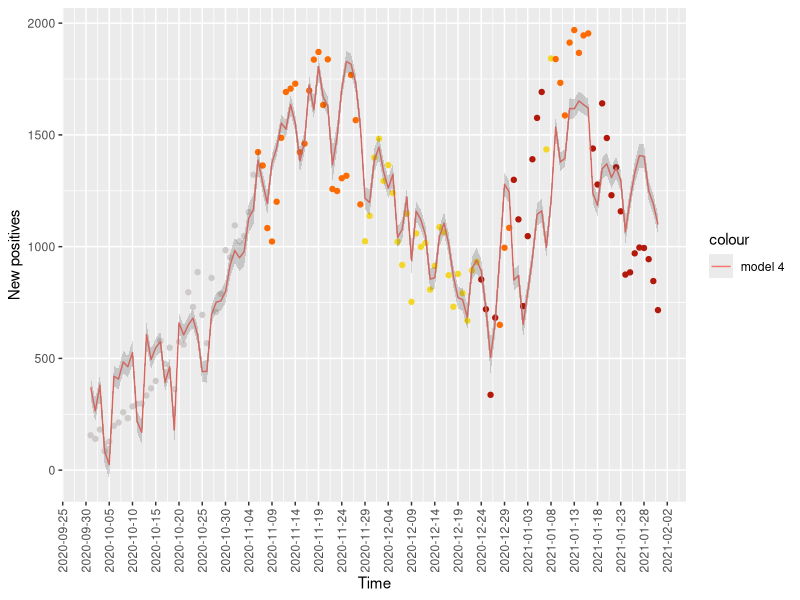
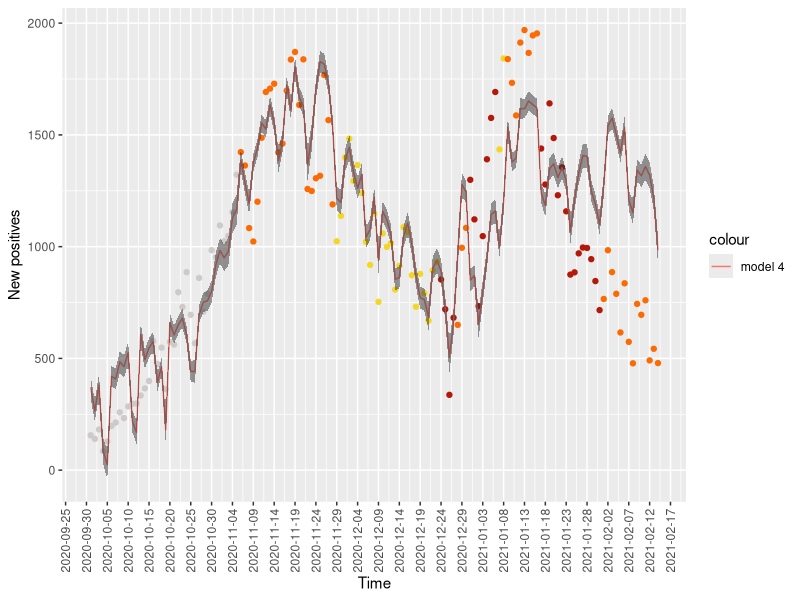
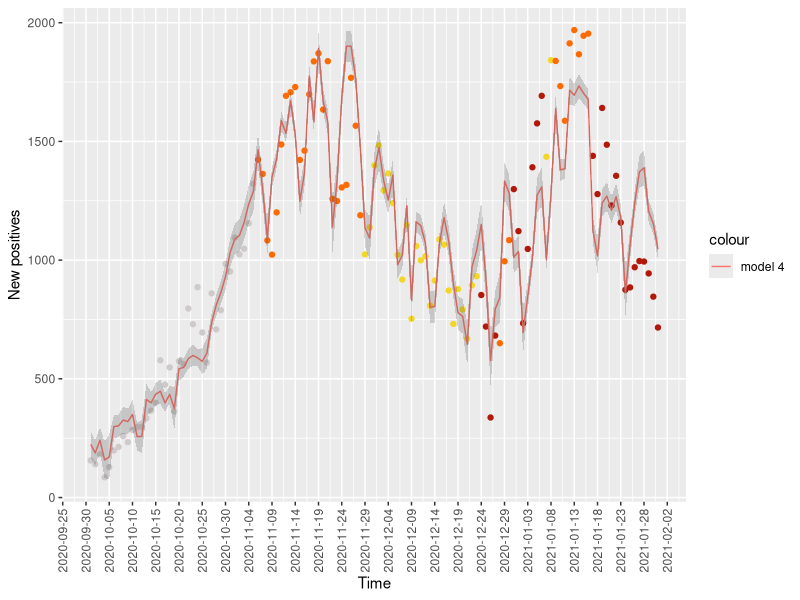
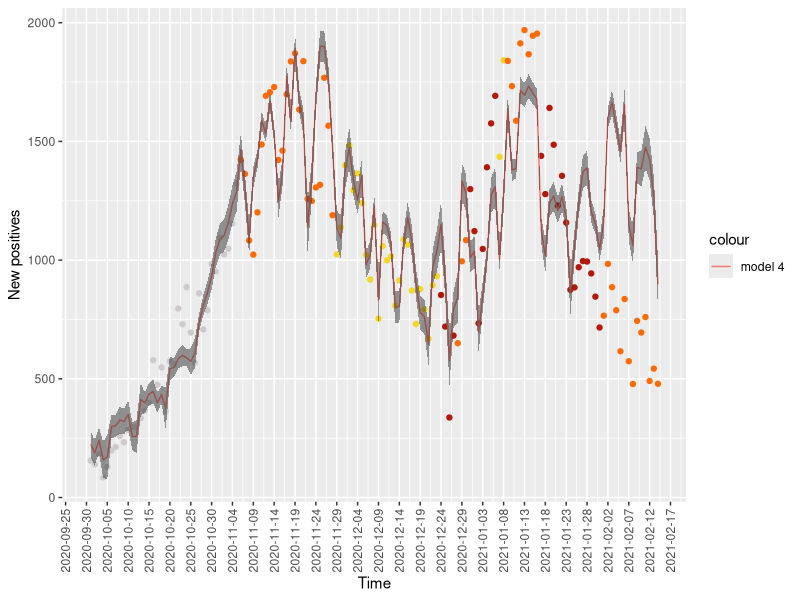
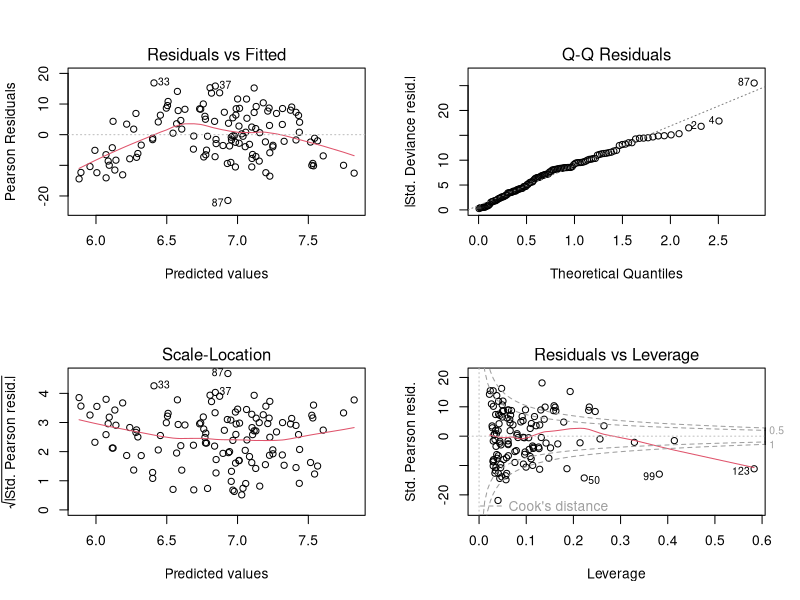
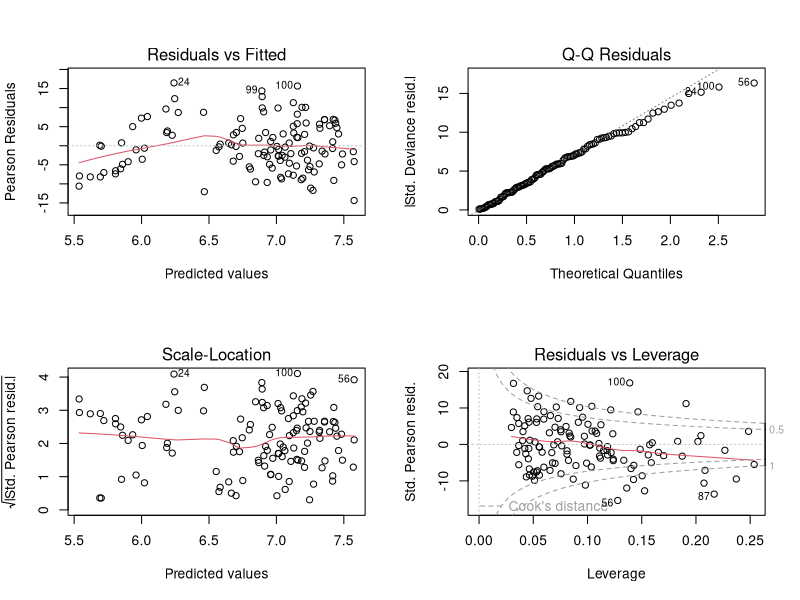
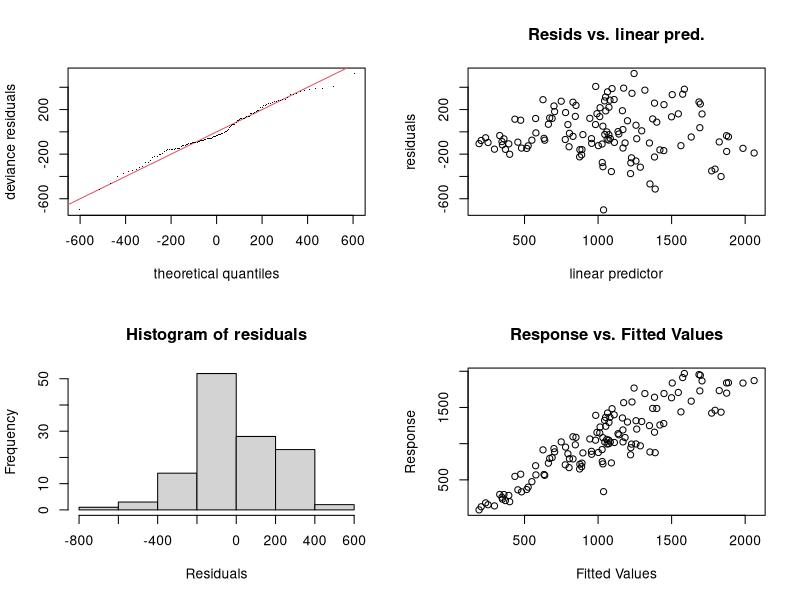
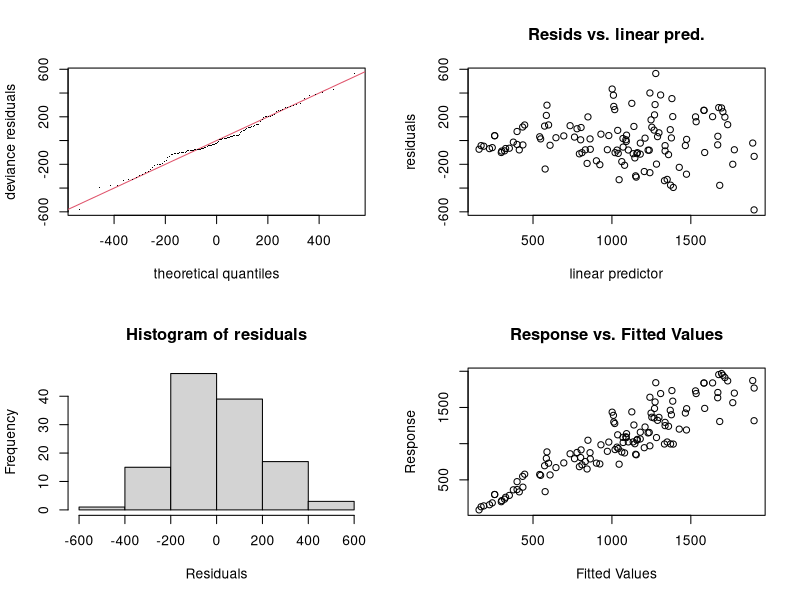

Source code (R) for these figures, in order:
################## Script for GAMs and LOESS ######################################

################## Import data
df_extended <- data.frame(read.csv("sicily_secondwave_covid.csv"))
df_extended$data <- as.Date(df_extended$data,  "%Y-%m-%d")
n <- dim(df_extended)[1]
df <- df_extended
df <- df[-c((n-13):n),]

df$data <- as.Date(df$data,  "%Y-%m-%d")
df_extended$data <- as.Date(df_extended$data,  "%Y-%m-%d")

############## GLM
library(mgcv)
library(ggplot2)

### Y ~ ricoverati_con_sintomi + nuovi_tamponi_pcr + color 
gam_mod1 <- gam(nuovi_positivi ~  ricoverati_con_sintomi + nuovi_tamponi_pcr + color  , data = df )
gam_mod1_pred <- predict(gam_mod1, type="response", se.fit = TRUE)
summary(gam_mod1)

ggplot() +
  geom_point(data = df, aes(x = data, y = nuovi_positivi, color="nuovi positivi", group = 1),col=c("#fc6b03","#cfcaca","#f2d729","#b3190b")[unclass(as.factor(df$color))])+ 
  geom_line(data = df, aes(x = data, y = predict(gam_mod1,type="response"), color = "model 4", group = 1)) +
  geom_ribbon(data=df, aes(x=data, ymin=gam_mod1_pred$fit - gam_mod1_pred$se.fit, ymax=gam_mod1_pred$fit + gam_mod1_pred$se.fit),alpha=0.2)+
  
  
  labs(x = "Time", y = "New positives") +
  scale_x_date(date_breaks = '5 days',
               date_labels = '%Y-%m-%d') +
  theme(axis.text.x = element_text(angle = 90, vjust = 0.5, hjust=1))

# Predict

gam_mod_1_pred <- predict(gam_mod1, newdata=df_extended, type="response", se.fit = TRUE)

ggplot() +
  geom_point(data = df_extended, aes(x = data, y = nuovi_positivi, color="nuovi positivi", group = 1),col=c("#fc6b03","#cfcaca","#f2d729","#b3190b")[unclass(as.factor(df_extended$color))])+ 
  geom_line(data = df_extended, aes(x = data, y = predict(gam_mod1, newdata=df_extended, type="response"), color = "model 4", group = 1)) +
  geom_ribbon(data = df_extended, aes(x= data, ymin=-gam_mod_1_pred$se.fit + gam_mod_1_pred$fit, ymax=gam_mod_1_pred$se.fit + gam_mod_1_pred$fit), alpha=0.5)+
  
  
  labs(x = "Time", y = "New positives") +
  scale_x_date(date_breaks = '5 days',
               date_labels = '%Y-%m-%d') +
  theme(axis.text.x = element_text(angle = 90, vjust = 0.5, hjust=1))

### Y ~ (ricoverati_con_sintomi + nuovi_tamponi_pcr )* color + data

gam_mod2 <- gam(nuovi_positivi ~  (ricoverati_con_sintomi + nuovi_tamponi_pcr )* color  , data = df )
gam_mod2_pred <- predict(gam_mod2, type="response", se.fit = TRUE)
summary(gam_mod1)

ggplot() +
  geom_point(data = df, aes(x = data, y = nuovi_positivi, color="nuovi positivi", group = 1),col=c("#fc6b03","#cfcaca","#f2d729","#b3190b")[unclass(as.factor(df$color))])+ 
  geom_line(data = df, aes(x = data, y = predict(gam_mod2,type="response"), color = "model 4", group = 1)) +
  geom_ribbon(data=df, aes(x=data, ymin=gam_mod2_pred$fit - gam_mod2_pred$se.fit, ymax=gam_mod2_pred$fit + gam_mod2_pred$se.fit),alpha=0.2)+
  
  
  labs(x = "Time", y = "New positives") +
  scale_x_date(date_breaks = '5 days',
               date_labels = '%Y-%m-%d') +
  theme(axis.text.x = element_text(angle = 90, vjust = 0.5, hjust=1))

# Predict

gam_mod_2_pred <- predict(gam_mod2, newdata=df_extended, type="response", se.fit = TRUE)

ggplot() +
  geom_point(data = df_extended, aes(x = data, y = nuovi_positivi, color="nuovi positivi", group = 1),col=c("#fc6b03","#cfcaca","#f2d729","#b3190b")[unclass(as.factor(df_extended$color))])+ 
  geom_line(data = df_extended, aes(x = data, y = predict(gam_mod2, newdata=df_extended, type="response"), color = "model 4", group = 1)) +
  geom_ribbon(data = df_extended, aes(x= data, ymin=-gam_mod_2_pred$se.fit + gam_mod_2_pred$fit, ymax=gam_mod_2_pred$se.fit + gam_mod_2_pred$fit), alpha=0.5)+
  
  
  labs(x = "Time", y = "New positives") +
  scale_x_date(date_breaks = '5 days',
               date_labels = '%Y-%m-%d') +
  theme(axis.text.x = element_text(angle = 90, vjust = 0.5, hjust=1))


##### Current data vs Prev data
glm_prev <- glm(nuovi_positivi ~ (ricoverati_con_sintomi_prev + nuovi_tamponi_pcr_prev)*color_prev, data = df, family = poisson) 
glm_current <- glm(nuovi_positivi ~ (ricoverati_con_sintomi + nuovi_tamponi_pcr)*color, data = df, family=poisson)
gam_prev <- gam(nuovi_positivi ~  (ricoverati_con_sintomi_prev + nuovi_tamponi_pcr_prev )* color_prev  , data = df )
gam_current <- gam(nuovi_positivi ~  (ricoverati_con_sintomi + nuovi_tamponi_pcr )* color  , data = df )
summary(glm_prev)
summary(glm_current)
summary(gam_prev)
summary(gam_current)
par(mfrow=c(2,2))
plot(glm_prev)
plot(glm_current)
gam.check(gam_prev)
gam.check(gam_current)

ggplot() +
  geom_point(data = df, aes(x = data, y = nuovi_positivi, color="nuovi positivi", group = 1),col=c("#fc6b03","#cfcaca","#f2d729","#b3190b")[unclass(as.factor(df$color))])+ 
  geom_line(data = df, aes(x = data, y = predict(glm_prev,type="response"), color = "model glm prev", group = 1)) +
  geom_line(data = df, aes(x = data, y = predict(glm_current,type="response"), color = "glm current", group = 1)) +
  geom_line(data = df, aes(x = data, y = predict(gam_prev,type="response"), color = "gam prev", group = 1)) +
  geom_line(data = df, aes(x = data, y = predict(gam_current,type="response"), color = "gam current", group = 1)) +
  
  
  labs(x = "Time", y = "New positives") +
  scale_x_date(date_breaks = '5 days',
               date_labels = '%Y-%m-%d') +
  theme(axis.text.x = element_text(angle = 90, vjust = 0.5, hjust=1))
